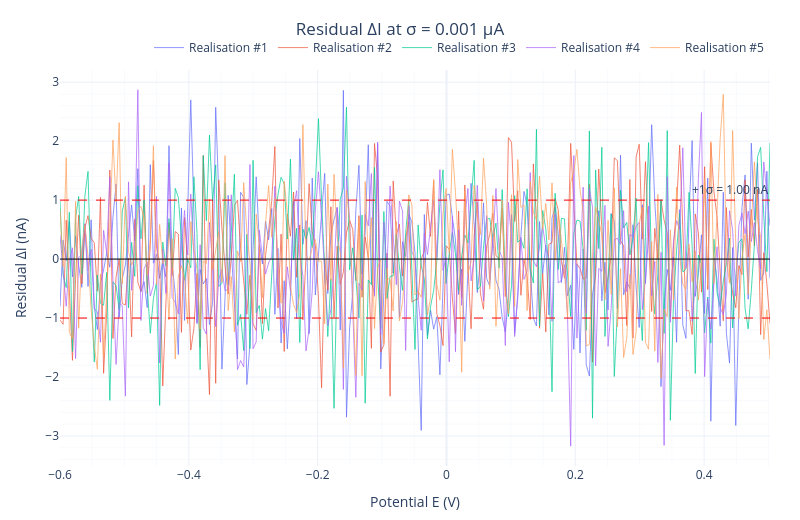

Write notebook code for a chart like this one.
### Markdown cell above
### 5.3 Residual-only view - the noise itself

For σ at or below ~0.01 µA the noise vanishes against the 4 µA signal. Plotting
the **residual** `ΔI = noisy − clean` on its own axis (in **nA**, not µA) makes the structure unambiguous and confirms it is white-spectrum noise centred on zero.

Plotting the residual on a nA scale simply confirms that the injected noise is purely random and properly centered around zero.

### Code cell
def build_residual_figure(noise_sigma_uA: float, num_realisations: int = 5) -> go.Figure:
    """Plot only the residual (noise itself) on a nA scale."""
    saved_state = np.random.get_state()
    np.random.seed(int(noise_sigma_uA * 1e6) % (2**31))

    figure = go.Figure()
    for realisation_index in range(num_realisations):
        noisy_curve     = apply_gaussian_instrument_noise(
            reference_clean_signal_at_12uM, noise_sigma_uA
        )
        residual_nA     = (noisy_curve - reference_clean_signal_at_12uM) * 1e3  # µA -> nA
        figure.add_trace(go.Scatter(
            x=potential_grid_V, y=residual_nA,
            mode='lines', name=f'Realisation #{realisation_index + 1}',
            line=dict(width=0.9), opacity=0.8,
        ))

    # ±1σ guide lines and zero reference
    one_sigma_nA = noise_sigma_uA * 1e3
    figure.add_hline(y=0.0,           line=dict(color='black', width=1.0))
    figure.add_hline(y= one_sigma_nA, line=dict(color='red', dash='dash', width=1.0),
                     annotation_text=f'+1σ = {one_sigma_nA:.2f} nA',
                     annotation_position='top right')
    figure.add_hline(y=-one_sigma_nA, line=dict(color='red', dash='dash', width=1.0))

    apply_default_plotly_layout(
        figure,
        title_text=f'Residual ΔI at σ = {noise_sigma_uA} µA',
        yaxis_title='Residual ΔI (nA)',
    )
    np.random.set_state(saved_state)
    return figure


for noise_sigma_uA in NOISE_LEVELS_TO_SWEEP_uA:
    build_residual_figure(noise_sigma_uA).show()

### Figure 1 — Plotly figure (JSON) as saved in the notebook; plotly's stock layout.template omitted (floating-point values rounded to 4 significant figures; data arrays with more than 128 entries replaced by an {"elided": "..."} marker saying what was removed)
{"data": [{"line": {"width": 0.9}, "mode": "lines", "name": "Realisation #1", "opacity": 0.8, "type": "scatter", "x": {"elided": "229 float values"}, "y": {"elided": "229 float values"}}, {"line": {"width": 0.9}, "mode": "lines", "name": "Realisation #2", "opacity": 0.8, "type": "scatter", "x": {"elided": "229 float values"}, "y": {"elided": "229 float values"}}, {"line": {"width": 0.9}, "mode": "lines", "name": "Realisation #3", "opacity": 0.8, "type": "scatter", "x": {"elided": "229 float values"}, "y": {"elided": "229 float values"}}, {"line": {"width": 0.9}, "mode": "lines", "name": "Realisation #4", "opacity": 0.8, "type": "scatter", "x": {"elided": "229 float values"}, "y": {"elided": "229 float values"}}, {"line": {"width": 0.9}, "mode": "lines", "name": "Realisation #5", "opacity": 0.8, "type": "scatter", "x": {"elided": "229 float values"}, "y": {"elided": "229 float values"}}], "layout": {"annotations": [{"showarrow": false, "text": "+1σ = 1.00 nA", "x": 1, "xanchor": "right", "xref": "x domain", "y": 1, "yanchor": "bottom", "yref": "y"}], "height": 520, "legend": {"orientation": "h", "x": 1, "xanchor": "right", "y": 1.02, "yanchor": "bottom"}, "margin": {"b": 50, "l": 60, "r": 30, "t": 70}, "shapes": [{"line": {"color": "black", "width": 1}, "type": "line", "x0": 0, "x1": 1, "xref": "x domain", "y0": 0, "y1": 0, "yref": "y"}, {"line": {"color": "red", "dash": "dash", "width": 1}, "type": "line", "x0": 0, "x1": 1, "xref": "x domain", "y0": 1, "y1": 1, "yref": "y"}, {"line": {"color": "red", "dash": "dash", "width": 1}, "type": "line", "x0": 0, "x1": 1, "xref": "x domain", "y0": -1, "y1": -1, "yref": "y"}], "title": {"text": "Residual ΔI at σ = 0.001 µA", "x": 0.5, "xanchor": "center"}, "width": 800, "xaxis": {"minor": {"showgrid": true}, "showgrid": true, "title": {"text": "Potential E (V)"}}, "yaxis": {"minor": {"showgrid": true}, "showgrid": true, "title": {"text": "Residual ΔI (nA)"}}}}
